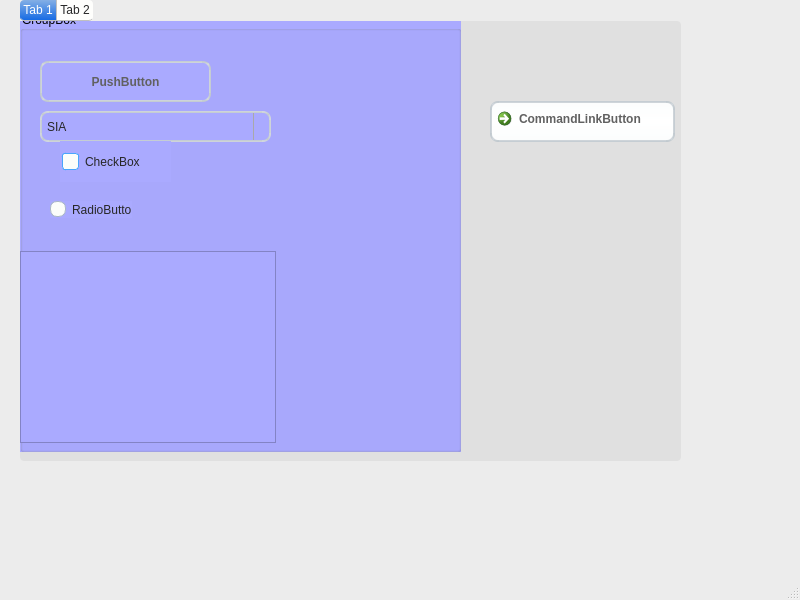
<?xml version="1.0" encoding="UTF-8"?>
<ui version="4.0">
 <class>MainWindow</class>
 <widget class="QMainWindow" name="MainWindow">
  <property name="geometry">
   <rect>
    <x>0</x>
    <y>0</y>
    <width>800</width>
    <height>600</height>
   </rect>
  </property>
  <property name="windowTitle">
   <string>MainWindow</string>
  </property>
  <property name="styleSheet">
   <string notr="true">/*
 * MacOS Style Sheet for QT Applications
 * Author: Jaime A. Quiroga P.
 * Company: GTRONICK
 * Last updated: 25/12/2020, 23:10.
 * Available at: https://github.com/GTRONICK/QSS/blob/master/MacOS.qss
 */
QMainWindow {
    background-color:#ececec;
}
QPushButton, QToolButton, QCommandLinkButton{
    padding: 0 5px 0 5px;
    border-style: solid;
    border-top-color: qlineargradient(spread:pad, x1:0, y1:0, x2:0, y2:1, stop:0 #c1c9cf, stop:1 #d2d8dd);
    border-right-color: qlineargradient(spread:pad, x1:1, y1:0, x2:0, y2:0, stop:0 #c1c9cf, stop:1 #d2d8dd);
    border-bottom-color: qlineargradient(spread:pad, x1:0, y1:1, x2:0, y2:0, stop:0 #c1c9cf, stop:1 #d2d8dd);
    border-left-color: qlineargradient(spread:pad, x1:0, y1:0, x2:1, y2:0, stop:0 #c1c9cf, stop:1 #d2d8dd);
    border-width: 2px;
    border-radius: 8px;
    color: #616161;
    font-weight: bold;
    background-color: qlineargradient(spread:pad, x1:0.5, y1:0, x2:0.5, y2:1, stop:0 #fbfdfd, stop:0.5 #ffffff, stop:1 #fbfdfd);
}
QPushButton::default, QToolButton::default, QCommandLinkButton::default{
    border: 2px solid transparent;
    color: #FFFFFF;
    background-color: qlineargradient(spread:pad, x1:0.5, y1:0, x2:0.5, y2:1, stop:0 #84afe5, stop:1 #1168e4);
}
QPushButton:hover, QToolButton:hover, QCommandLinkButton:hover{
    color: #3d3d3d;
}
QPushButton:pressed, QToolButton:pressed, QCommandLinkButton:pressed{
    color: #aeaeae;
    background-color: qlineargradient(spread:pad, x1:0.5, y1:0, x2:0.5, y2:1, stop:0 #ffffff, stop:0.5 #fbfdfd, stop:1 #ffffff);
}
QPushButton:disabled, QToolButton:disabled, QCommandLinkButton:disabled{
    color: #616161;
    background-color: qlineargradient(spread:pad, x1:0.5, y1:0, x2:0.5, y2:1, stop:0 #dce7eb, stop:0.5 #e0e8eb, stop:1 #dee7ec);
}
QLineEdit, QTextEdit, QPlainTextEdit, QSpinBox, QDoubleSpinBox, QTimeEdit, QDateEdit, QDateTimeEdit {
    border-width: 2px;
    border-radius: 8px;
    border-style: solid;
    border-top-color: qlineargradient(spread:pad, x1:0.5, y1:1, x2:0.5, y2:0, stop:0 #c1c9cf, stop:1 #d2d8dd);
    border-right-color: qlineargradient(spread:pad, x1:0, y1:0, x2:1, y2:0, stop:0 #c1c9cf, stop:1 #d2d8dd);
    border-bottom-color: qlineargradient(spread:pad, x1:0.5, y1:0, x2:0.5, y2:1, stop:0 #c1c9cf, stop:1 #d2d8dd);
    border-left-color: qlineargradient(spread:pad, x1:1, y1:0, x2:0, y2:0, stop:0 #c1c9cf, stop:1 #d2d8dd);
    background-color: #f4f4f4;
    color: #3d3d3d;
}
QLineEdit:focus, QTextEdit:focus, QPlainTextEdit:focus, QSpinBox:focus, QDoubleSpinBox:focus, QTimeEdit:focus, QDateEdit:focus, QDateTimeEdit:focus {
    border-width: 2px;
    border-radius: 8px;
    border-style: solid;
    border-top-color: qlineargradient(spread:pad, x1:0.5, y1:1, x2:0.5, y2:0, stop:0 #85b7e3, stop:1 #9ec1db);
    border-right-color: qlineargradient(spread:pad, x1:0, y1:0, x2:1, y2:0, stop:0 #85b7e3, stop:1 #9ec1db);
    border-bottom-color: qlineargradient(spread:pad, x1:0.5, y1:0, x2:0.5, y2:1, stop:0 #85b7e3, stop:1 #9ec1db);
    border-left-color: qlineargradient(spread:pad, x1:1, y1:0, x2:0, y2:0, stop:0 #85b7e3, stop:1 #9ec1db);
    background-color: #f4f4f4;
    color: #3d3d3d;
}
QLineEdit:disabled, QTextEdit:disabled, QPlainTextEdit:disabled, QSpinBox:disabled, QDoubleSpinBox:disabled, QTimeEdit:disabled, QDateEdit:disabled, QDateTimeEdit:disabled {
    color: #b9b9b9;
}
QSpinBox::up-button, QDoubleSpinBox::up-button, QTimeEdit::up-button, QDateEdit::up-button, QDateTimeEdit::up-button {
    subcontrol-origin: padding;
    subcontrol-position: top right;
    width: 15px;
    color: #272727;
    border-left-width: 1px;
    border-left-color: darkgray;
    border-left-style: solid;
    border-top-right-radius: 3px;
    padding: 3px;
}
QSpinBox::down-button, QDoubleSpinBox::down-button, QTimeEdit::down-button, QDateEdit::down-button, QDateTimeEdit::down-button {
    subcontrol-origin: padding;
    subcontrol-position: bottom right;
    width: 15px;
    color: #272727;
    border-left-width: 1px;
    border-left-color: darkgray;
    border-left-style: solid;
    border-bottom-right-radius: 3px;
    padding: 3px;
}
QSpinBox::up-button:pressed, QDoubleSpinBox::up-button:pressed, QTimeEdit::up-button:pressed, QDateEdit::up-button:pressed, QDateTimeEdit::up-button:pressed {
    color: #aeaeae;
    background-color: qlineargradient(spread:pad, x1:0.5, y1:0, x2:0.5, y2:1, stop:0 #ffffff, stop:0.5 #fbfdfd, stop:1 #ffffff);
}
QSpinBox::down-button:pressed, QDoubleSpinBox::down-button:pressed, QTimeEdit::down-button:pressed, QDateEdit::down-button:pressed, QDateTimeEdit::down-button:pressed {
    color: #aeaeae;
    background-color: qlineargradient(spread:pad, x1:0.5, y1:0, x2:0.5, y2:1, stop:0 #ffffff, stop:0.5 #fbfdfd, stop:1 #ffffff);
}
QSpinBox::up-button:hover, QDoubleSpinBox::up-button:hover, QTimeEdit::up-button:hover, QDateEdit::up-button:hover, QDateTimeEdit::up-button:hover {
    color: #FFFFFF;
    border-top-right-radius: 5px;
    background-color: qlineargradient(spread:pad, x1:0.5, y1:0, x2:0.5, y2:1, stop:0 #84afe5, stop:1 #1168e4);
    
}
QSpinBox::down-button:hover, QDoubleSpinBox::down-button:hover, QTimeEdit::down-button:hover, QDateEdit::down-button:hover, QDateTimeEdit::down-button:hover {
    color: #FFFFFF;
    border-bottom-right-radius: 5px;
    background-color: qlineargradient(spread:pad, x1:0.5, y1:0, x2:0.5, y2:1, stop:0 #84afe5, stop:1 #1168e4);
}
QSpinBox::up-arrow, QDoubleSpinBox::up-arrow, QTimeEdit::up-arrow, QDateEdit::up-arrow, QDateTimeEdit::up-arrow {
    image: url(/usr/share/icons/Adwaita/16x16/actions/go-up-symbolic.symbolic.png);
}
QSpinBox::down-arrow, QDoubleSpinBox::down-arrow, QTimeEdit::down-arrow, QDateEdit::down-arrow, QDateTimeEdit::down-arrow {
    image: url(/usr/share/icons/Adwaita/16x16/actions/go-down-symbolic.symbolic.png);
}
QProgressBar {
    max-height: 8px;
    text-align: center;
    font: italic bold 11px;
    color: #3d3d3d;
    border: 1px solid transparent;
    border-radius:4px;
    background-color: qlineargradient(spread:pad, x1:0, y1:0, x2:0, y2:1, stop:0 #ddd5d5, stop:0.5 #dad3d3, stop:1 #ddd5d5);
}
QProgressBar::chunk {
    background-color: qlineargradient(spread:pad, x1:0, y1:0, x2:0, y2:1, stop:0 #467dd1, stop:0.5 #3b88fc, stop:1 #467dd1);
    border-radius: 4px;
}
QProgressBar:disabled {
    color: #616161;
}
QProgressBar::chunk:disabled {
    background-color: #aeaeae;
}
QSlider::groove {
    border: 1px solid #bbbbbb;
    background-color: #52595d;
    border-radius: 4px;
}
QSlider::groove:horizontal {
    height: 6px;
}
QSlider::groove:vertical {
    width: 6px;
}
QSlider::handle:horizontal {
    background: #ffffff;
    border-style: solid;
    border-width: 1px;
    border-color: rgb(207,207,207);
    width: 12px;
    margin: -5px 0;
    border-radius: 7px;
}
QSlider::handle:vertical {
    background: #ffffff;
    border-style: solid;
    border-width: 1px;
    border-color: rgb(207,207,207);
    height: 12px;
    margin: 0 -5px;
    border-radius: 7px;
}
QSlider::add-page, QSlider::sub-page {
    border: 1px transparent;
    background-color: #52595d;
    border-radius: 4px;
}
QSlider::add-page:horizontal {
    background: qlineargradient(spread:pad, x1:0, y1:0, x2:0, y2:1, stop:0 #ddd5d5, stop:0.5 #dad3d3, stop:1 #ddd5d5);
}
QSlider::sub-page:horizontal {
    background-color: qlineargradient(spread:pad, x1:0, y1:0, x2:1, y2:0, stop:0 #467dd1, stop:0.5 #3b88fc, stop:1 #467dd1);
}
QSlider::add-page:vertical {
    background-color: qlineargradient(spread:pad, x1:0, y1:0, x2:0, y2:1, stop:0 #467dd1, stop:0.5 #3b88fc, stop:1 #467dd1);
}
QSlider::sub-page:vertical {
    background: qlineargradient(spread:pad, x1:0, y1:0, x2:1, y2:0, stop:0 #ddd5d5, stop:0.5 #dad3d3, stop:1 #ddd5d5);
}
QSlider::add-page:horizontal:disabled, QSlider::sub-page:horizontal:disabled, QSlider::add-page:vertical:disabled, QSlider::sub-page:vertical:disabled {
    background: #b9b9b9;
}
QComboBox, QFontComboBox {
    border-width: 2px;
    border-radius: 8px;
    border-style: solid;
    border-top-color: qlineargradient(spread:pad, x1:0.5, y1:1, x2:0.5, y2:0, stop:0 #c1c9cf, stop:1 #d2d8dd);
    border-right-color: qlineargradient(spread:pad, x1:0, y1:0, x2:1, y2:0, stop:0 #c1c9cf, stop:1 #d2d8dd);
    border-bottom-color: qlineargradient(spread:pad, x1:0.5, y1:0, x2:0.5, y2:1, stop:0 #c1c9cf, stop:1 #d2d8dd);
    border-left-color: qlineargradient(spread:pad, x1:1, y1:0, x2:0, y2:0, stop:0 #c1c9cf, stop:1 #d2d8dd);
    background-color: #f4f4f4;
    color: #272727;
    padding-left: 5px;
}
QComboBox:editable, QComboBox:!editable, QComboBox::drop-down:editable, QComboBox:!editable:on, QComboBox::drop-down:editable:on {
    background: #ffffff;
}
QComboBox::drop-down {
    subcontrol-origin: padding;
    subcontrol-position: top right;
    width: 15px;
    color: #272727;
    border-left-width: 1px;
    border-left-color: darkgray;
    border-left-style: solid;
    border-top-right-radius: 3px;
    border-bottom-right-radius: 3px;
}
QComboBox::down-arrow {
    image: url(/usr/share/icons/Adwaita/16x16/actions/go-down-symbolic.symbolic.png); /*Adawaita icon thene*/
}

QComboBox::down-arrow:on {
    top: 1px;
    left: 1px;
}
QComboBox QAbstractItemView {
    border: 1px solid darkgray;
    border-radius: 8px;
    selection-background-color: #dadada;
    selection-color: #272727;
    color: #272727;
    background: white;
}
QLabel, QCheckBox, QRadioButton {
    color: #272727;
}
QCheckBox {
    padding: 2px;
}
QCheckBox:disabled, QRadioButton:disabled {
    color: #808086;
    padding: 2px;
}

QCheckBox:hover {
    border-radius:4px;
    border-style:solid;
    padding-left: 1px;
    padding-right: 1px;
    padding-bottom: 1px;
    padding-top: 1px;
    border-width:1px;
    border-color: transparent;
}
QCheckBox::indicator:checked {
    image: url(/usr/share/icons/Adwaita/16x16/actions/object-select-symbolic.symbolic.png);
    height: 15px;
    width: 15px;
    border-style:solid;
    border-width: 1px;
    border-color: #48a5fd;
    color: #ffffff;
    border-radius: 3px;
    background-color: qlineargradient(spread:pad, x1:0, y1:0, x2:0, y2:1, stop:0 #48a5fd, stop:0.5 #329cfb, stop:1 #48a5fd);
}
QCheckBox::indicator:unchecked {
    
    height: 15px;
    width: 15px;
    border-style:solid;
    border-width: 1px;
    border-color: #48a5fd;
    border-radius: 3px;
    background-color: #fbfdfa;
}
QLCDNumber {
    color: #616161;;
}
QMenuBar {
    background-color: #ececec;
}
QMenuBar::item {
    color: #616161;
    spacing: 3px;
    padding: 1px 4px;
    background-color: #ececec;
}

QMenuBar::item:selected {
    background-color: #dadada;
    color: #3d3d3d;
}
QMenu {
    background-color: #ececec;
}
QMenu::item:selected {
    background-color: #dadada;
    color: #3d3d3d;
}
QMenu::item {
    color: #616161;;
    background-color: #e0e0e0;
}
QTabWidget {
    color:rgb(0,0,0);
    background-color:#000000;
}
QTabWidget::pane {
    border-color: #050a0e;
    background-color: #e0e0e0;
    border-width: 1px;
    border-radius: 4px;
    position: absolute;
    top: -0.5em;
    padding-top: 0.5em;
}

QTabWidget::tab-bar {
    alignment: center;
}

QTabBar::tab {
    border-bottom: 1px solid #c0c0c0;
    padding: 3px;
    color: #272727;
    background-color: #fefefc;
    margin-left:0px;
}
QTabBar::tab:!last {
    border-right: 1px solid;
    border-right-color: #c0c0c0;
    border-bottom-color: #c0c0c0;
}
QTabBar::tab:first {
    border-top-left-radius: 4px;
    border-bottom-left-radius: 4px;
}
QTabBar::tab:last {
    border-top-right-radius: 4px;
    border-bottom-right-radius: 4px;
}
QTabBar::tab:selected, QTabBar::tab:last:selected, QTabBar::tab:hover {
    color: #FFFFFF;
    background-color: qlineargradient(spread:pad, x1:0.5, y1:0, x2:0.5, y2:1, stop:0 #84afe5, stop:1 #1168e4);
}
QRadioButton::indicator {
    height: 14px;
    width: 14px;
    border-style:solid;
    border-radius:7px;
    border-width: 1px;
}
QRadioButton::indicator:checked {
    border-color: #48a5fd;
    background-color: qradialgradient(cx:0.5, cy:0.5, radius:0.4,fx:0.5, fy:0.5, stop:0 #ffffff, stop:0.5 #ffffff, stop:0.6 #48a5fd, stop:1 #48a5fd);
}
QRadioButton::indicator:!checked {
    border-color: #a9b7c6;
    background-color: #fbfdfa;
}
QStatusBar {
    color:#027f7f;
}

QDial {
    background: #16a085;
}

QToolBox {
    color: #a9b7c6;
    background-color: #222b2e;
}
QToolBox::tab {
    color: #a9b7c6;
    background-color:#222b2e;
}
QToolBox::tab:selected {
    color: #FFFFFF;
    background-color:#222b2e;
}
QScrollArea {
    color: #FFFFFF;
    background-color:#222b2e;
}

QScrollBar:horizontal {
	max-height: 10px;
	border: 1px transparent grey;
	margin: 0px 20px 0px 20px;
	background: transparent;
}
QScrollBar:vertical {
	max-width: 10px;
	border: 1px transparent grey;
	margin: 20px 0px 20px 0px;
	background: transparent;
}
QScrollBar::handle:vertical, QScrollBar::handle:horizontal {
	background: #52595d;
	border-style: transparent;
	border-radius: 4px;
	min-height: 25px;
}
QScrollBar::handle:horizontal:hover, QScrollBar::handle:vertical:hover {
	background: qlineargradient(spread:pad, x1:0, y1:0, x2:1, y2:0, stop:0 #467dd1, stop:0.5 #3b88fc, stop:1 #467dd1);
}
QScrollBar::add-line, QScrollBar::sub-line {
    border: 2px transparent grey;
    border-radius: 4px;
    subcontrol-origin: margin;
    background: #b9b9b9;
}
QScrollBar::add-line:horizontal {
    width: 20px;
    subcontrol-position: right;
}
QScrollBar::add-line:vertical {
    height: 20px;
    subcontrol-position: bottom;
}
QScrollBar::sub-line:horizontal {
    width: 20px;
    subcontrol-position: left;
}
QScrollBar::sub-line:vertical {
    height: 20px;
    subcontrol-position: top;
}
QScrollBar::add-line:vertical:pressed, QScrollBar::add-line:horizontal:pressed, QScrollBar::sub-line:horizontal:pressed, QScrollBar::sub-line:vertical:pressed {
    background: qlineargradient(spread:pad, x1:0, y1:0, x2:1, y2:0, stop:0 #467dd1, stop:0.5 #3b88fc, stop:1 #467dd1);
}
QScrollBar::add-page:horizontal, QScrollBar::sub-page:horizontal, QScrollBar::add-page:vertical, QScrollBar::sub-page:vertical {
    background: none;
}
QScrollBar::up-arrow:vertical {
    image: url(/usr/share/icons/Adwaita/16x16/actions/go-up-symbolic.symbolic.png);
}
QScrollBar::down-arrow:vertical {
    image: url(/usr/share/icons/Adwaita/16x16/actions/go-down-symbolic.symbolic.png);
}
QScrollBar::left-arrow:horizontal {
    image: url(/usr/share/icons/Adwaita/16x16/actions/go-previous-symbolic.symbolic.png);
}
QScrollBar::right-arrow:horizontal {
    image: url(/usr/share/icons/Adwaita/16x16/actions/go-next-symbolic.symbolic.png);
}</string>
  </property>
  <widget class="QWidget" name="centralwidget">
   <widget class="QTabWidget" name="tabWidget">
    <property name="geometry">
     <rect>
      <x>20</x>
      <y>0</y>
      <width>661</width>
      <height>461</height>
     </rect>
    </property>
    <property name="currentIndex">
     <number>0</number>
    </property>
    <widget class="QWidget" name="tab">
     <attribute name="title">
      <string>Tab 1</string>
     </attribute>
     <widget class="QGroupBox" name="groupBox">
      <property name="geometry">
       <rect>
        <x>0</x>
        <y>-10</y>
        <width>441</width>
        <height>441</height>
       </rect>
      </property>
      <property name="styleSheet">
       <string notr="true">background-color: rgb(170, 170, 255);</string>
      </property>
      <property name="title">
       <string>GroupBox</string>
      </property>
      <widget class="QPushButton" name="pushButton">
       <property name="geometry">
        <rect>
         <x>20</x>
         <y>50</y>
         <width>171</width>
         <height>41</height>
        </rect>
       </property>
       <property name="text">
        <string>PushButton</string>
       </property>
      </widget>
      <widget class="QComboBox" name="comboBox">
       <property name="geometry">
        <rect>
         <x>20</x>
         <y>100</y>
         <width>231</width>
         <height>31</height>
        </rect>
       </property>
       <item>
        <property name="text">
         <string>SIA</string>
        </property>
       </item>
       <item>
        <property name="text">
         <string>FFF</string>
        </property>
       </item>
      </widget>
      <widget class="QRadioButton" name="radioButton">
       <property name="geometry">
        <rect>
         <x>30</x>
         <y>190</y>
         <width>82</width>
         <height>17</height>
        </rect>
       </property>
       <property name="text">
        <string>RadioButton</string>
       </property>
      </widget>
      <widget class="QCheckBox" name="checkBox">
       <property name="geometry">
        <rect>
         <x>40</x>
         <y>130</y>
         <width>111</width>
         <height>41</height>
        </rect>
       </property>
       <property name="text">
        <string>CheckBox</string>
       </property>
      </widget>
      <widget class="QListWidget" name="listWidget">
       <property name="geometry">
        <rect>
         <x>0</x>
         <y>240</y>
         <width>256</width>
         <height>192</height>
        </rect>
       </property>
      </widget>
     </widget>
     <widget class="QCommandLinkButton" name="commandLinkButton">
      <property name="geometry">
       <rect>
        <x>470</x>
        <y>80</y>
        <width>185</width>
        <height>41</height>
       </rect>
      </property>
      <property name="text">
       <string>CommandLinkButton</string>
      </property>
     </widget>
    </widget>
    <widget class="QWidget" name="tab_2">
     <attribute name="title">
      <string>Tab 2</string>
     </attribute>
     <widget class="QTableWidget" name="tableWidget">
      <property name="geometry">
       <rect>
        <x>20</x>
        <y>10</y>
        <width>256</width>
        <height>192</height>
       </rect>
      </property>
     </widget>
     <widget class="QTreeWidget" name="treeWidget">
      <property name="geometry">
       <rect>
        <x>310</x>
        <y>10</y>
        <width>256</width>
        <height>192</height>
       </rect>
      </property>
      <column>
       <property name="text">
        <string notr="true">1</string>
       </property>
      </column>
     </widget>
    </widget>
   </widget>
  </widget>
  <widget class="QMenuBar" name="menubar">
   <property name="geometry">
    <rect>
     <x>0</x>
     <y>0</y>
     <width>800</width>
     <height>18</height>
    </rect>
   </property>
  </widget>
  <widget class="QStatusBar" name="statusbar"/>
 </widget>
 <resources/>
 <connections/>
</ui>
